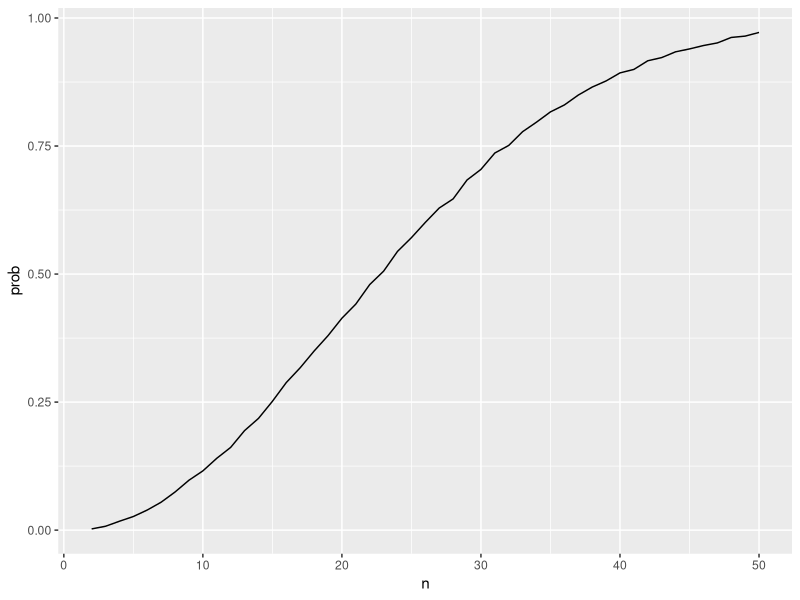
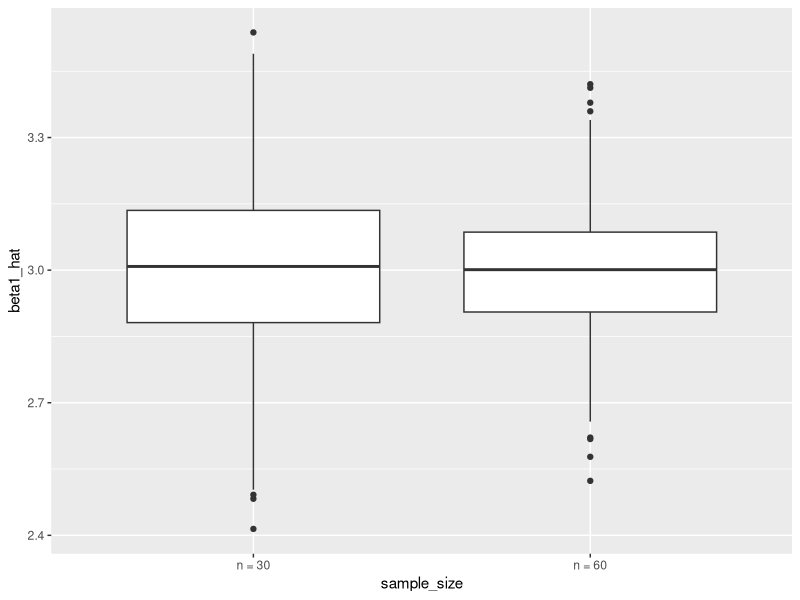
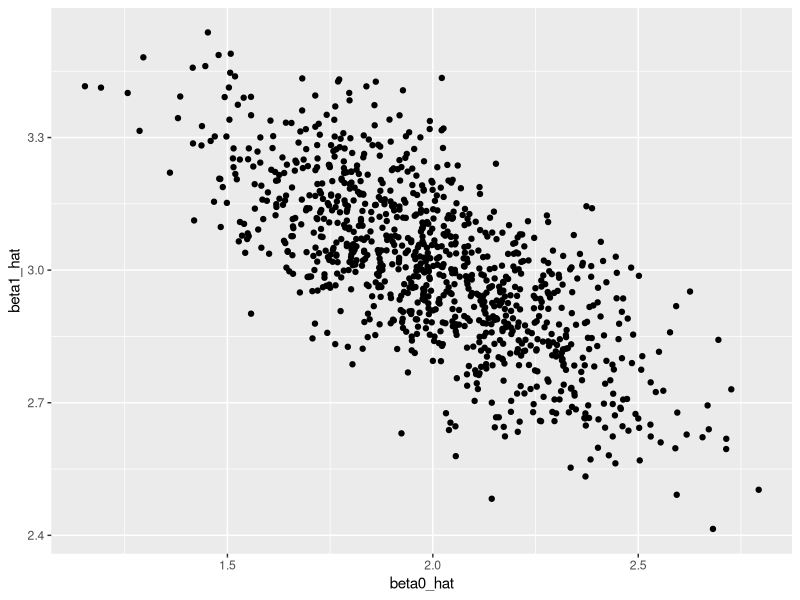

Recreate these plots in R, in order.
## ---- chunk 1
knitr::opts_chunk$set(echo = TRUE)
library(tidyverse)
set.seed(1)
## ---- chunk 2
bday_sim = function(n) {
  bdays = sample(1:365, size = n, replace = TRUE)
  
  duplicate = length(unique(bdays)) < n
  return(duplicate)
  
}
bday_sim(10)
## ---- chunk 3
sim_res = 
  expand_grid(
    n = 2:50,
    iter = 1:10000
  ) |> 
  mutate(res = map_lgl(n, bday_sim)) |> 
  group_by(n) |> 
  summarize(prob = mean(res))
sim_res |> 
  ggplot(aes(x = n, y = prob )) + 
  geom_line()
## ---- chunk 4
sim_regression = function(n) {
  
  sim_data = 
    tibble(
      x = rnorm(n, mean = 1, sd = 1),
      y = 2 + 3 * x + rnorm(n, 0, 1)
    )
  lm_fit = lm(y ~ x, data = sim_data)
  out_df = 
    tibble(
      beta0_hat = coef(lm_fit)[1],
      beta1_hat = coef(lm_fit)[2]
    )
  
  return(out_df)
}
sim_res = 
  expand_grid(
    sample_size = c(30, 60), 
    iter = 1:1000
  ) |> 
  mutate(lm_res = map(sample_size, sim_regression)) |> 
  unnest(lm_res)
sim_res |> 
  mutate(sample_size = str_c("n = ", sample_size)) |> 
  ggplot(aes(x = sample_size, y = beta1_hat)) + 
  geom_boxplot()
sim_res |> 
  filter(sample_size == 30) |> 
  ggplot(aes(x = beta0_hat, y = beta1_hat)) +
  geom_point()
